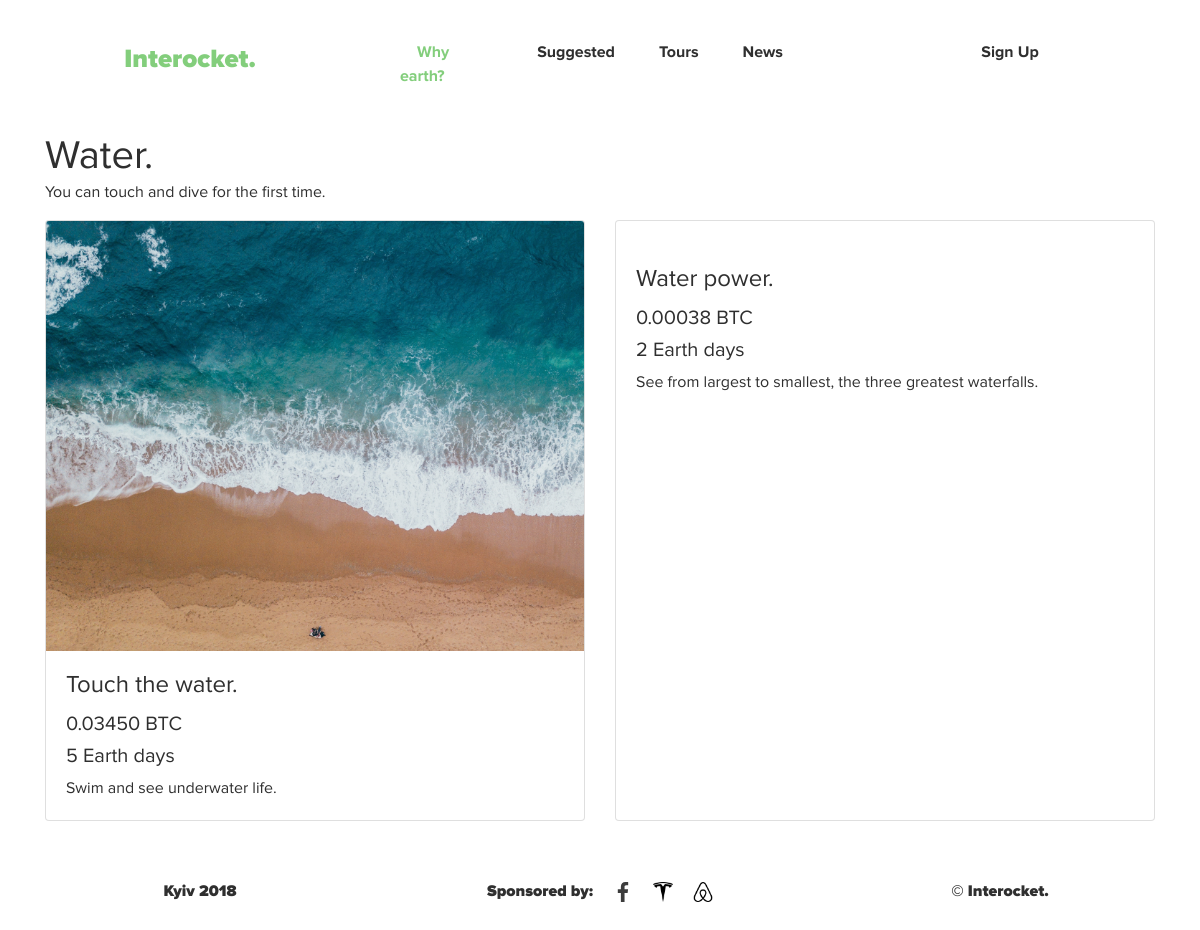
The app's page /category/water/ with its own data.
### app/models.py (models this page shows, shortened)
class TourCategory(models.Model):
    name = models.CharField(max_length=30)
    image = models.ImageField(upload_to=image_upload_path)
    slug = models.SlugField(unique=True, blank=True)
    description = models.TextField(blank=True)

class Tour(models.Model):
    title = models.CharField(max_length=120)
    slug = models.SlugField(unique=True, blank=True)
    description = models.TextField()
    short_description = models.TextField()
    duration = models.IntegerField(default=7)
    image = models.ImageField(upload_to=image_upload_path)
    icon = models.ImageField(upload_to=icon_upload_path, blank=True)
    price = models.DecimalField(max_digits=17, decimal_places=5)
    available = models.BooleanField(default=True)
    category = models.ForeignKey(
        TourCategory,
        related_name='tours',
        on_delete=models.CASCADE
    )
    def get_absolute_url(self):
        return reverse('tour_detail', kwargs={'tour_slug': self.slug})

### app/views.py (the view)
# urls.py: path('category/<slug:category_slug>/', category_view, name='category_detail'),
def category_view(request, category_slug):
    category = TourCategory.objects.get(slug=category_slug)
    tours_of_category = category.tours.all()
    try:
        cart_id = request.session['cart_id']
        cart = Cart.objects.get(id=cart_id)
        request.session['total'] = cart.items.count()
    except:
        cart = Cart()
        cart.save()
        cart_id = cart.id
        request.session['cart_id'] = cart_id
        Cart.objects.get(id=cart_id)
    context = {
        'category': category,
        'tours': tours_of_category,
        'cart': cart,
    }
    return render(request, 'category.html', context)

### app/templates/category.html
{% extends 'wrapper.html' %}
{% load static %}
{% block content %}
    {% include 'header.html' %}
    <section>
      <div class="container" style="padding-top: 7%">
        <div class="row">
          <div class="col-lg-6">
            <h1 class="mt-5">{{ category.name }}</h1>
            <p>{{ category.description }}</p>
          </div>
        </div>
      </div>
    </section>
    <div class="container">
  <div class="row">
        {% for tour in tours %}
            <div class="col-lg-6 portfolio-item">
              <div class="card h-100">
                <a href="{{ tour.get_absolute_url }}"><img class="card-img-top" src="{{ tour.image.url }}" alt=""></a>
                <div class="card-body">
                  <h4 class="card-title">
                    <a href="{{ tour.get_absolute_url }}">{{ tour.title }}</a>
                  </h4>
                  <h5>{{ tour.price }} BTC</h5>
                  <h5>{{ tour.duration }} Earth days</h5>
                  <p class="card-text">{{ tour.short_description }}</p>
                </div>
              </div>
            </div>
        {% endfor %}
    </div>
    </div>
{% endblock %}

### static_in_dev/css/modern-business.css (style rules this page uses)
body { padding-top: 54px; }
@media (min-width: 992px) { body { padding-top: 56px; } }
.portfolio-item { margin-bottom: 30px; }

### static_in_dev/css/main.css (style rules this page uses)
*, *:before, *:after { box-sizing: border-box; }
a { text-decoration: none !important; }
html { overflow-y: scroll; overflow-x: hidden; max-width: 100%; }
body { background: #ffffff; font-family: 'ProximaNova', serif; margin: 0; padding: 0; color: #2f2f2f; }
a { text-decoration: none; -webkit-transition: .1s ease; transition: .1s ease; color: #2f2f2f; }
h1 { margin: 0; }

### records on screen
TourCategory: name "Water.", description "You can touch and dive for the first time."
Tour: image (picture), title "Touch the water.", price "0.03450", duration "5", short_description "Swim and see underwater life."
Tour: title "Water power.", price "0.00038", duration "2", short_description "See from largest to smallest, the three greatest waterfalls."
